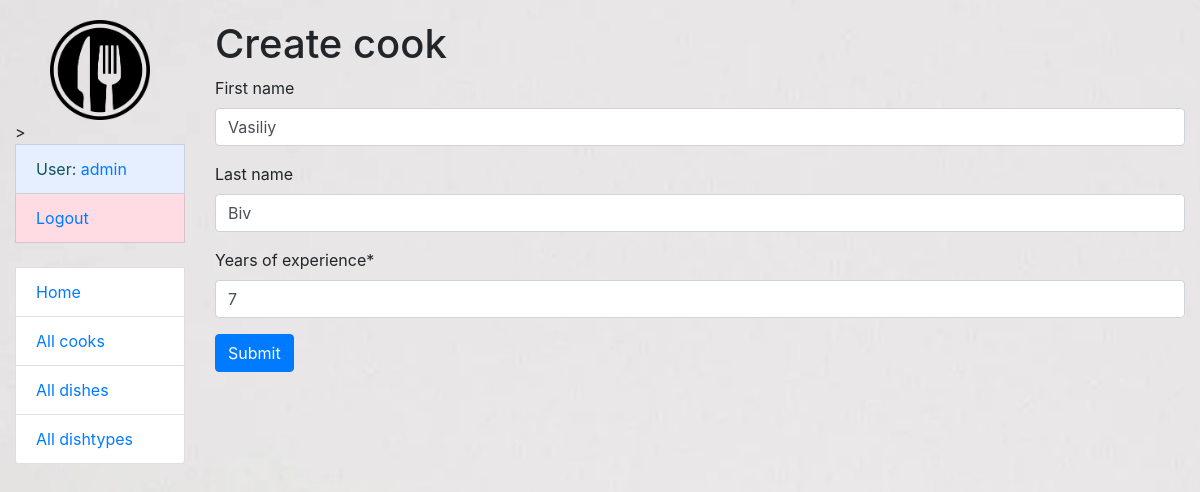
Screenshot of /cooks/3/update/ (signed in) with the database file from the repository.
### kitchen/models.py (models this page shows, shortened)
class Cook(AbstractUser):
    years_of_experience = models.IntegerField(null=True, default=0)
    class Meta:
        verbose_name = "cook"
        verbose_name_plural = "cooks"
    def get_absolute_url(self):
        return reverse("kitchen:cook-detail", kwargs={"pk": self.pk})

### kitchen/views.py (the view)
class CookUpdateView(LoginRequiredMixin, generic.UpdateView):
    model = Cook
    form_class = CookUpdateForm
    success_url = reverse_lazy("kitchen:cook-list")

### kitchen/forms.py
class CookUpdateForm(forms.ModelForm):
    class Meta:
        model = Cook
        fields = ["first_name", "last_name", "years_of_experience"]

### templates/kitchen/cook_form.html (shortened to what this page needs)
{% extends "base.html" %}
{% load crispy_forms_filters %}
{% block content %}
  <h1>Create cook</h1>
  <form action="" method="post" novalidate>
    {{ form|crispy }}
    <input type="submit" value="Submit" class="btn btn-primary">
  </form>
{% endblock %}

### templates/includes/sidebar.html (shortened to what this page needs)
<ul class="sidebar-nav list-group" >
  {% load static %}
  <img src="{% static 'images/111.png' %}" class="align-middle" alt="No image found" width="100" height="100">>
  {% if user.is_authenticated %}
    <li class="list-group-item list-group-item-info" style="background: #e6efff">User: <a href="{{ user.get_absolute_url }}">{{ user.get_username }}</a></li>
    <li class="list-group-item list-group-item-danger" style="background: #ffdbe3"><a href="{% url 'logout'%}?next={{request.path}}">Logout</a></li>
  {% else %}
    <li class="list-group-item"><a href="{% url 'login'%}?next={{request.path}}">Login</a></li>
  {% endif %}
  <br>
  <li class="list-group-item"><a href="{% url 'kitchen:index' %}">Home</a></li>
  <li class="list-group-item"><a href="{% url 'kitchen:cook-list' %}">All cooks</a></li>
  <li class="list-group-item"><a href="{% url 'kitchen:dish-list' %}">All dishes</a></li>
  <li class="list-group-item"><a href="{% url 'kitchen:dishtype-list' %}">All dishtypes</a></li>
</ul>

### static/css/styles.css (style rules this page uses)
body { margin-top: 20px; }
#bg { background-repeat: no-repeat; background-size: 1920px 1080px; background-position: bottom; background-attachment: fixed; }

### templates/includes/sidebar.html (style rules this page uses)
img { display: block; margin-left: auto; margin-right: auto; }

### rows the page displays
Cook: get_username "admin"
Cook: first_name "Vasiliy", last_name "Biv", years_of_experience "7"
